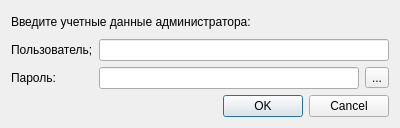
<?xml version="1.0" encoding="UTF-8"?>
<ui version="4.0">
 <class>DialogSelectAuth</class>
 <widget class="QDialog" name="DialogSelectAuth">
  <property name="geometry">
   <rect>
    <x>0</x>
    <y>0</y>
    <width>400</width>
    <height>128</height>
   </rect>
  </property>
  <property name="windowTitle">
   <string>Dialog</string>
  </property>
  <layout class="QGridLayout" name="gridLayout_2">
   <item row="1" column="0">
    <layout class="QGridLayout" name="gridLayout">
     <item row="0" column="0">
      <widget class="QLabel" name="label_2">
       <property name="text">
        <string>Пользователь;</string>
       </property>
      </widget>
     </item>
     <item row="0" column="1">
      <widget class="QLineEdit" name="txtUserName"/>
     </item>
     <item row="1" column="0">
      <widget class="QLabel" name="label_3">
       <property name="text">
        <string>Пароль:</string>
       </property>
      </widget>
     </item>
     <item row="1" column="1">
      <layout class="QHBoxLayout" name="horizontalLayout">
       <item>
        <widget class="QLineEdit" name="txtPassword">
         <property name="echoMode">
          <enum>QLineEdit::Password</enum>
         </property>
        </widget>
       </item>
       <item>
        <widget class="QToolButton" name="toolButton">
         <property name="text">
          <string>...</string>
         </property>
         <property name="icon">
          <iconset resource="pm_resurses.qrc">
           <normaloff>:/img/viewPwd1.png</normaloff>:/img/viewPwd1.png</iconset>
         </property>
         <property name="checkable">
          <bool>true</bool>
         </property>
        </widget>
       </item>
      </layout>
     </item>
    </layout>
   </item>
   <item row="2" column="0">
    <widget class="QDialogButtonBox" name="buttonBox">
     <property name="orientation">
      <enum>Qt::Horizontal</enum>
     </property>
     <property name="standardButtons">
      <set>QDialogButtonBox::Cancel|QDialogButtonBox::Ok</set>
     </property>
    </widget>
   </item>
   <item row="0" column="0">
    <widget class="QLabel" name="label">
     <property name="text">
      <string>Введите учетные данные администратора:</string>
     </property>
    </widget>
   </item>
  </layout>
 </widget>
 <resources>
  <include location="pm_resurses.qrc"/>
 </resources>
 <connections>
  <connection>
   <sender>buttonBox</sender>
   <signal>accepted()</signal>
   <receiver>DialogSelectAuth</receiver>
   <slot>accept()</slot>
   <hints>
    <hint type="sourcelabel">
     <x>248</x>
     <y>254</y>
    </hint>
    <hint type="destinationlabel">
     <x>157</x>
     <y>274</y>
    </hint>
   </hints>
  </connection>
  <connection>
   <sender>buttonBox</sender>
   <signal>rejected()</signal>
   <receiver>DialogSelectAuth</receiver>
   <slot>reject()</slot>
   <hints>
    <hint type="sourcelabel">
     <x>316</x>
     <y>260</y>
    </hint>
    <hint type="destinationlabel">
     <x>286</x>
     <y>274</y>
    </hint>
   </hints>
  </connection>
 </connections>
</ui>
